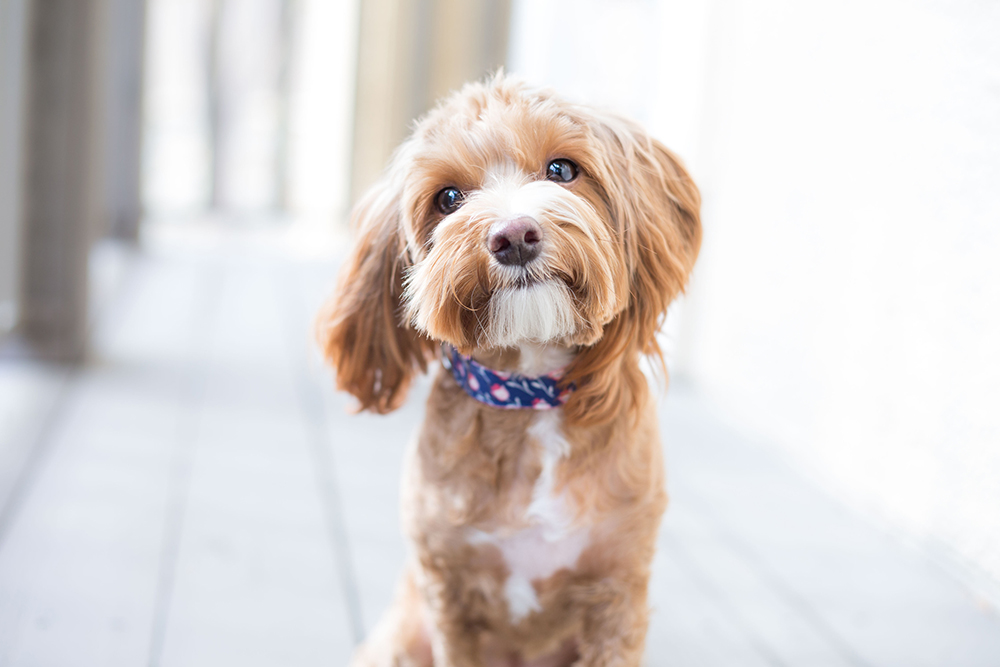
#> input picture Photos/image.jpg, 1000 x 667 px
$ python SobelFilter.py   (older library calls are emulated)
#> lines starting #> are read from the running program, lines starting #| are printed output that depends on the picture
#> further down, original_image is the input picture: shape (667, 1000, 3); mean B, G, R 209.1, 211.2, 217.6
import cv2
import numpy as np
import matplotlib.pyplot as plt
####################################
def apply_sobel_filter(image):

    if len(image.shape) == 3:
        image = cv2.cvtColor(image, cv2.COLOR_BGR2GRAY)
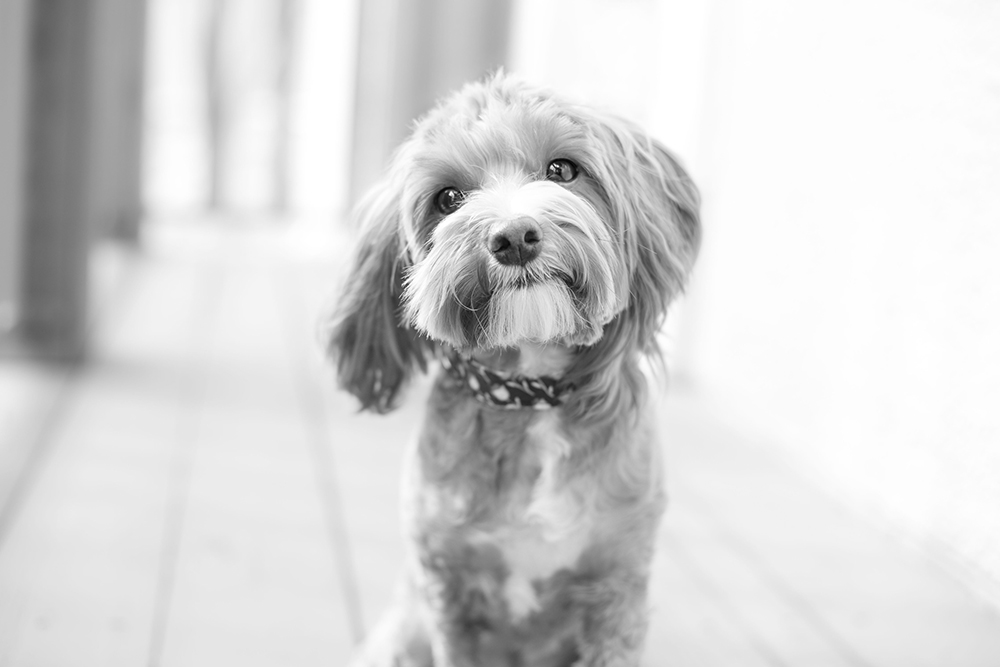
#> image: shape (667, 1000); min 3, max 255, mean 212.9

    # Apply Sobel filter in the x and y directions
    sobel_x = cv2.Sobel(image, cv2.CV_64F, 1, 0, ksize=3)
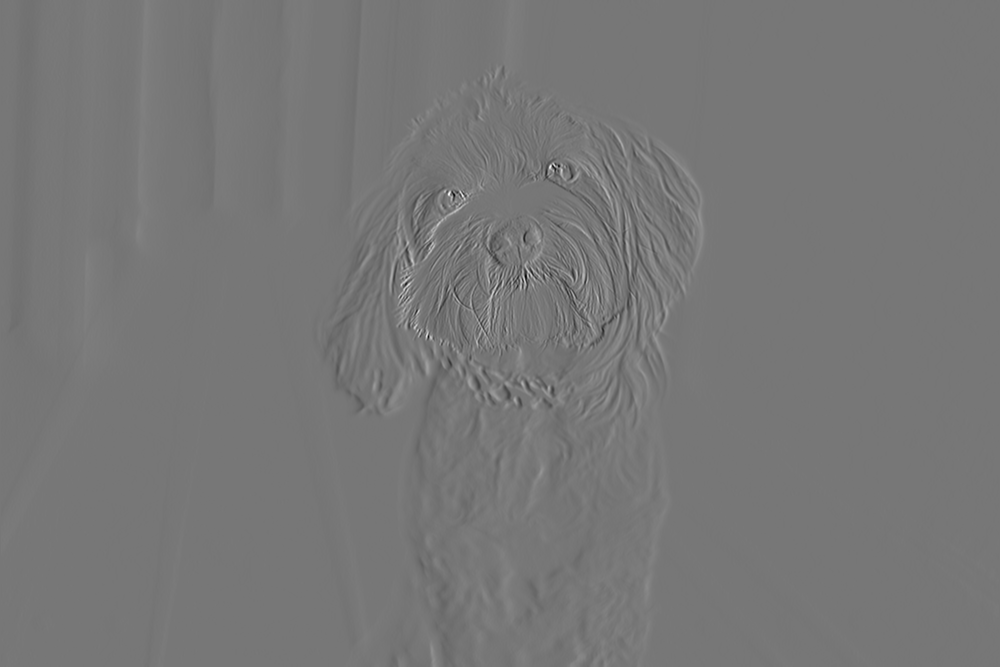
#> sobel_x: shape (667, 1000) float64; min -689, max 784, mean 0.5; drawn with min black and max white
    sobel_y = cv2.Sobel(image, cv2.CV_64F, 0, 1, ksize=3)
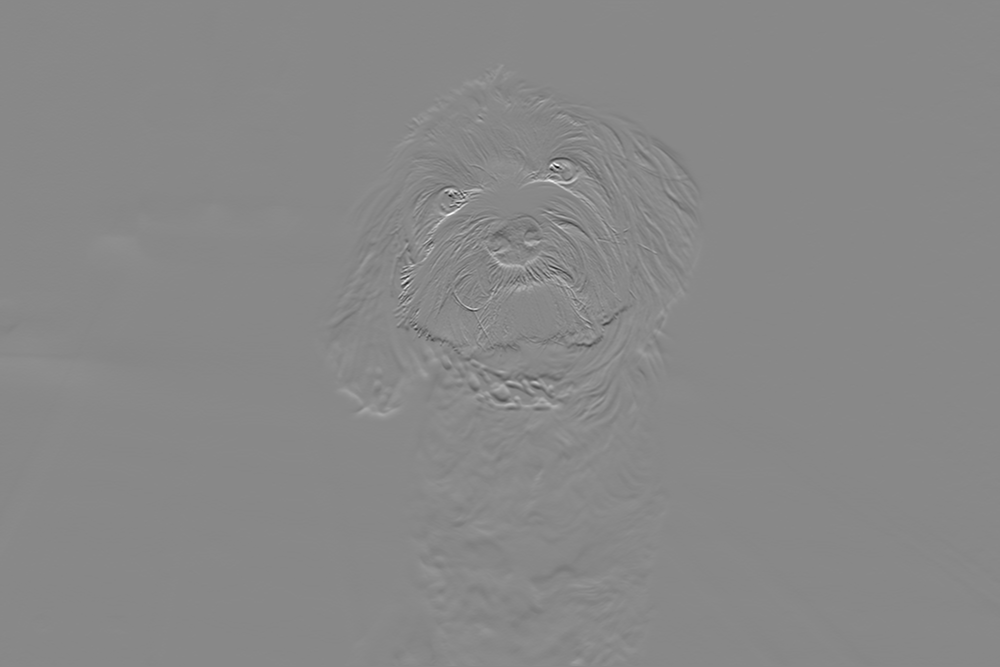
#> sobel_y: shape (667, 1000) float64; min -850, max 737, mean -0.2; drawn with min black and max white
    gradient_magnitude = np.sqrt(sobel_x**2 + sobel_y**2)
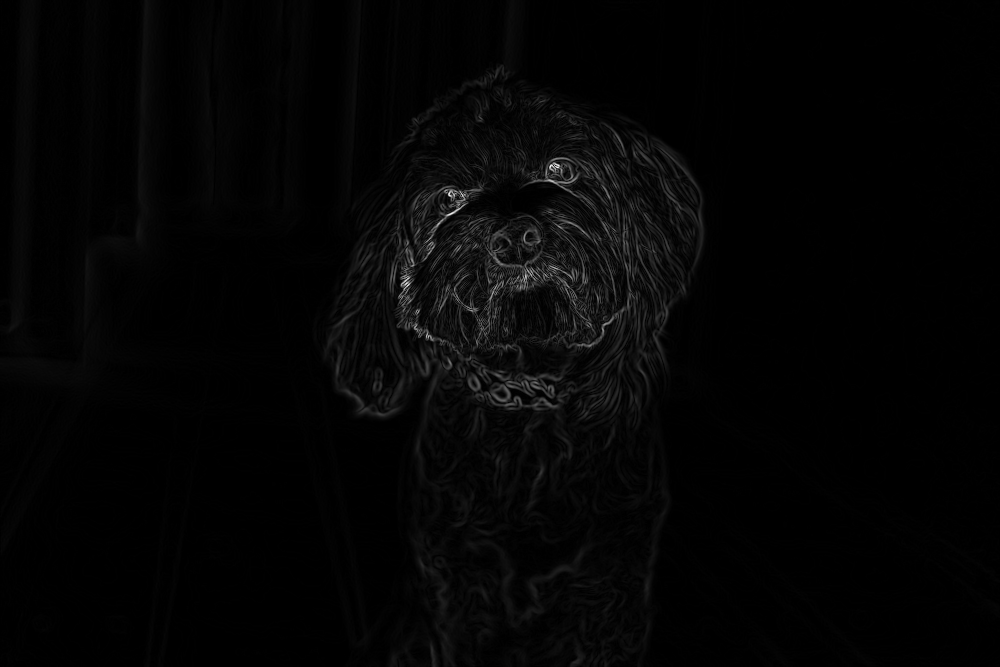
#> gradient_magnitude: shape (667, 1000) float64; min 0, max 863.5, mean 16.2; drawn with min black and max white
    gradient_magnitude = cv2.normalize(gradient_magnitude, None, 0, 255, cv2.NORM_MINMAX)
    return gradient_magnitude.astype(np.uint8)


image_path = 'Photos/image.jpg'
original_image = cv2.imread(image_path)


plt.imshow(cv2.cvtColor(original_image, cv2.COLOR_BGR2RGB))
plt.title('Original Image')
plt.show()

# Apply the Sobel filter
sobel_filtered_image = apply_sobel_filter(original_image)

# Display the Sobel-filtered image
plt.imshow(sobel_filtered_image, cmap='gray')
plt.title('Sobel Filtered Image')
plt.show()
